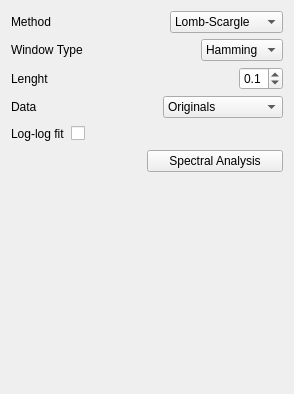
            <widget class="QWidget" name="page_2">
             <property name="geometry">
              <rect>
               <x>0</x>
               <y>0</y>
               <width>294</width>
               <height>394</height>
              </rect>
             </property>
             <attribute name="label">
              <string>Spectral Domain Analysis</string>
             </attribute>
             <layout class="QVBoxLayout" name="verticalLayout_4">
              <item>
               <layout class="QHBoxLayout" name="horizontalLayout_16">
                <item>
                 <widget class="QLabel" name="label_11">
                  <property name="text">
                   <string>Method</string>
                  </property>
                 </widget>
                </item>
                <item>
                 <spacer name="horizontalSpacer_15">
                  <property name="orientation">
                   <enum>Qt::Horizontal</enum>
                  </property>
                  <property name="sizeHint" stdset="0">
                   <size>
                    <width>40</width>
                    <height>20</height>
                   </size>
                  </property>
                 </spacer>
                </item>
                <item>
                 <widget class="QComboBox" name="spMethodBox">
                  <property name="sizePolicy">
                   <sizepolicy hsizetype="MinimumExpanding" vsizetype="Fixed">
                    <horstretch>0</horstretch>
                    <verstretch>0</verstretch>
                   </sizepolicy>
                  </property>
                  <item>
                   <property name="text">
                    <string>Lomb-Scargle</string>
                   </property>
                  </item>
                 </widget>
                </item>
               </layout>
              </item>
              <item>
               <widget class="QWidget" name="fftWidget" native="true">
                <layout class="QVBoxLayout" name="verticalLayout_8">
                 <property name="margin">
                  <number>0</number>
                 </property>
                 <item>
                  <layout class="QHBoxLayout" name="horizontalLayout_19">
                   <item>
                    <widget class="QLabel" name="label_14">
                     <property name="text">
                      <string>Window Type</string>
                     </property>
                    </widget>
                   </item>
                   <item>
                    <spacer name="horizontalSpacer_20">
                     <property name="orientation">
                      <enum>Qt::Horizontal</enum>
                     </property>
                     <property name="sizeHint" stdset="0">
                      <size>
                       <width>40</width>
                       <height>20</height>
                      </size>
                     </property>
                    </spacer>
                   </item>
                   <item>
                    <widget class="QComboBox" name="fftWindowBox">
                     <item>
                      <property name="text">
                       <string>Hamming</string>
                      </property>
                     </item>
                    </widget>
                   </item>
                  </layout>
                 </item>
                 <item>
                  <layout class="QHBoxLayout" name="horizontalLayout_20">
                   <item>
                    <widget class="QLabel" name="label_15">
                     <property name="text">
                      <string>Lenght</string>
                     </property>
                    </widget>
                   </item>
                   <item>
                    <spacer name="horizontalSpacer_21">
                     <property name="orientation">
                      <enum>Qt::Horizontal</enum>
                     </property>
                     <property name="sizeHint" stdset="0">
                      <size>
                       <width>40</width>
                       <height>20</height>
                      </size>
                     </property>
                    </spacer>
                   </item>
                   <item>
                    <widget class="QDoubleSpinBox" name="fftWidthBox">
                     <property name="decimals">
                      <number>1</number>
                     </property>
                     <property name="maximum">
                      <double>1.000000000000000</double>
                     </property>
                     <property name="value">
                      <double>0.100000000000000</double>
                     </property>
                    </widget>
                   </item>
                  </layout>
                 </item>
                </layout>
               </widget>
              </item>
              <item>
               <layout class="QHBoxLayout" name="horizontalLayout_8">
                <item>
                 <widget class="QLabel" name="label_6">
                  <property name="text">
                   <string>Data</string>
                  </property>
                 </widget>
                </item>
                <item>
                 <spacer name="horizontalSpacer_8">
                  <property name="orientation">
                   <enum>Qt::Horizontal</enum>
                  </property>
                  <property name="sizeHint" stdset="0">
                   <size>
                    <width>40</width>
                    <height>20</height>
                   </size>
                  </property>
                 </spacer>
                </item>
                <item>
                 <widget class="QComboBox" name="spDataBox">
                  <property name="sizePolicy">
                   <sizepolicy hsizetype="MinimumExpanding" vsizetype="Fixed">
                    <horstretch>0</horstretch>
                    <verstretch>0</verstretch>
                   </sizepolicy>
                  </property>
                  <item>
                   <property name="text">
                    <string>Originals</string>
                   </property>
                  </item>
                  <item>
                   <property name="text">
                    <string>Residuals</string>
                   </property>
                  </item>
                 </widget>
                </item>
               </layout>
              </item>
              <item>
               <layout class="QHBoxLayout" name="horizontalLayout_9">
                <item>
                 <widget class="QLabel" name="label_12">
                  <property name="text">
                   <string>Log-log fit</string>
                  </property>
                 </widget>
                </item>
                <item>
                 <widget class="QCheckBox" name="spLogFitCheck">
                  <property name="layoutDirection">
                   <enum>Qt::RightToLeft</enum>
                  </property>
                  <property name="text">
                   <string/>
                  </property>
                 </widget>
                </item>
                <item>
                 <spacer name="horizontalSpacer_9">
                  <property name="orientation">
                   <enum>Qt::Horizontal</enum>
                  </property>
                  <property name="sizeHint" stdset="0">
                   <size>
                    <width>40</width>
                    <height>20</height>
                   </size>
                  </property>
                 </spacer>
                </item>
               </layout>
              </item>
              <item>
               <layout class="QHBoxLayout" name="horizontalLayout_15">
                <item>
                 <spacer name="horizontalSpacer_14">
                  <property name="orientation">
                   <enum>Qt::Horizontal</enum>
                  </property>
                  <property name="sizeHint" stdset="0">
                   <size>
                    <width>40</width>
                    <height>20</height>
                   </size>
                  </property>
                 </spacer>
                </item>
                <item>
                 <widget class="QPushButton" name="spAnalysisButton">
                  <property name="sizePolicy">
                   <sizepolicy hsizetype="MinimumExpanding" vsizetype="Fixed">
                    <horstretch>0</horstretch>
                    <verstretch>0</verstretch>
                   </sizepolicy>
                  </property>
                  <property name="text">
                   <string>Spectral Analysis</string>
                  </property>
                 </widget>
                </item>
               </layout>
              </item>
              <item>
               <spacer name="verticalSpacer">
                <property name="orientation">
                 <enum>Qt::Vertical</enum>
                </property>
                <property name="sizeHint" stdset="0">
                 <size>
                  <width>20</width>
                  <height>215</height>
                 </size>
                </property>
               </spacer>
              </item>
             </layout>
            </widget>
